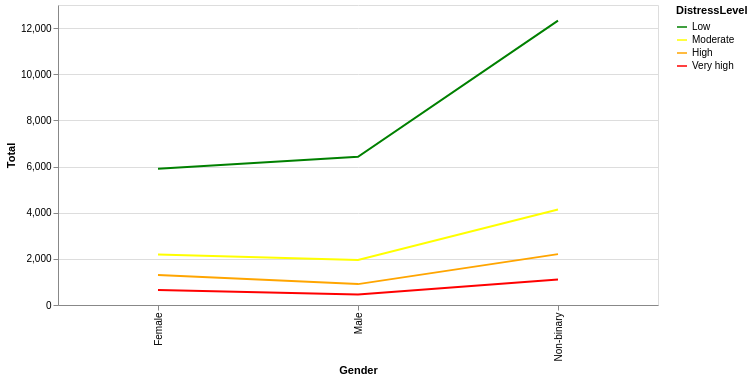

Describe this chart as a Vega-Lite specification.
### Vega-Lite specification from a JSON file in a GitHub repository (floating-point values rounded to 4 significant figures)
{"$schema": "https://vega.github.io/schema/vega-lite/v5.json", "description": "Parallel coordinate plot for levels of psychological distress by gender.", "data": {"values": [{"Gender": "Male", "Low": 6420.0, "Moderate": 1955.0, "High": 904.9, "Very high": 452.9}, {"Gender": "Female", "Low": 5903.0, "Moderate": 2186.0, "High": 1299.0, "Very high": 655.1}, {"Gender": "Non-binary", "Low": 12320.0, "Moderate": 4140.0, "High": 2204.0, "Very high": 1101.0}]}, "width": 600, "height": 300, "transform": [{"fold": ["Low", "Moderate", "High", "Very high"], "as": ["DistressLevel", "Total"]}], "encoding": {"x": {"field": "Gender", "type": "nominal"}, "y": {"field": "Total", "type": "quantitative"}, "color": {"field": "DistressLevel", "scale": {"domain": ["Low", "Moderate", "High", "Very high"], "range": ["green", "yellow", "orange", "red"]}}}, "layer": [{"mark": "line", "encoding": {"detail": {"field": "DistressLevel"}}}]}
